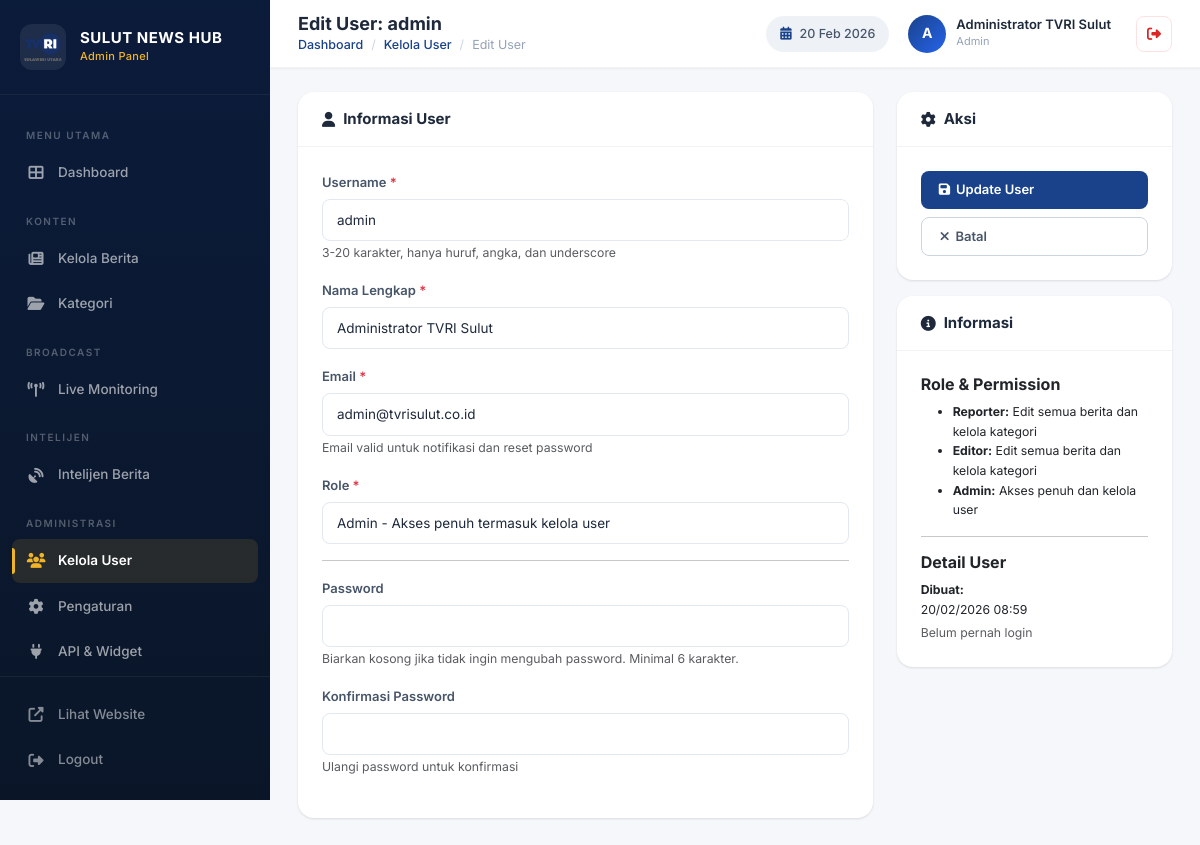
/admin/user-add.php?id=1 (signed in), run on an earlier commit of the app's database.
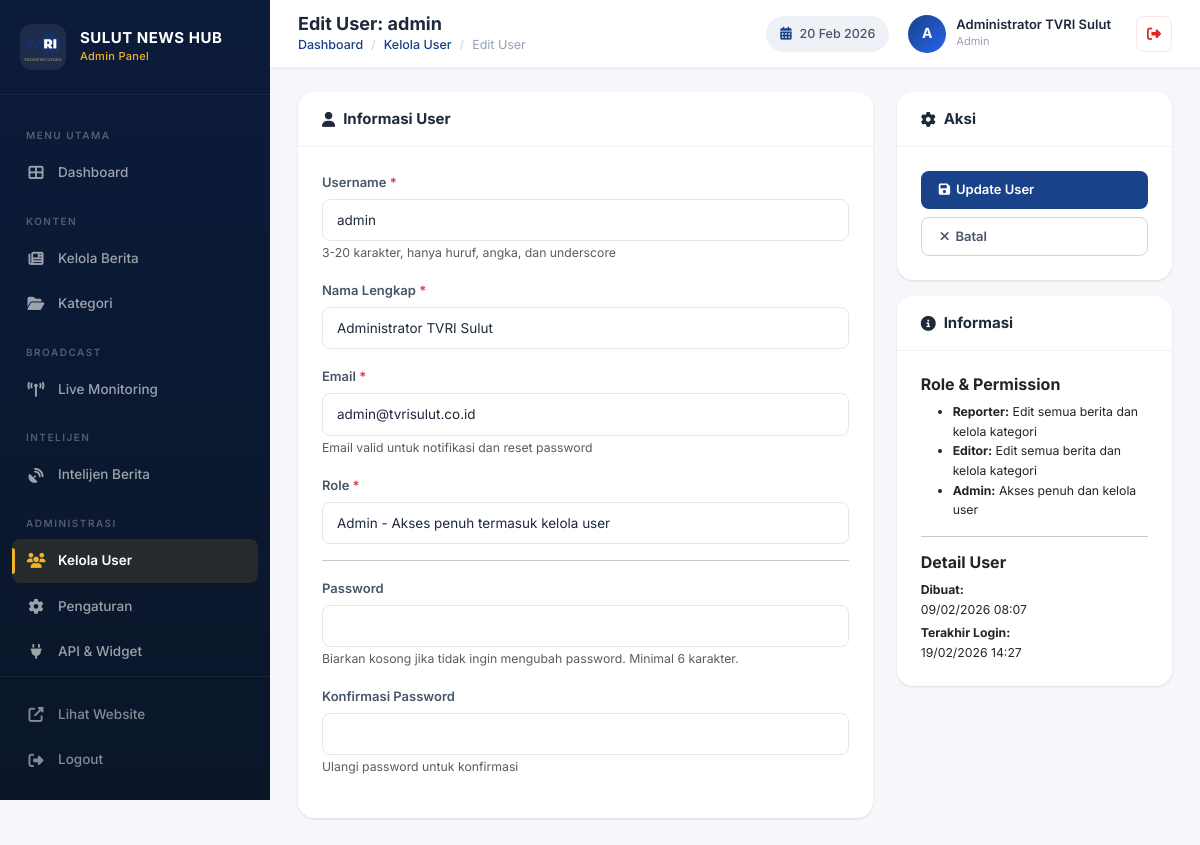
And on a later commit of the database.
### tables this page shows
CREATE TABLE `users` (
  `id` int(11) NOT NULL AUTO_INCREMENT,
  `username` varchar(50) NOT NULL,
  `password` varchar(255) NOT NULL,
  `full_name` varchar(100) NOT NULL,
  `email` varchar(100) NOT NULL,
  `role` enum('admin','editor','reporter') DEFAULT 'reporter',
  `avatar` varchar(255) DEFAULT 'default-avatar.png',
  `is_active` tinyint(1) DEFAULT 1,
  `created_at` timestamp NOT NULL DEFAULT current_timestamp(),
  `last_login` timestamp NULL DEFAULT NULL,
  PRIMARY KEY (`id`),
  UNIQUE KEY `username` (`username`),
  UNIQUE KEY `email` (`email`),
  KEY `idx_username` (`username`),
  KEY `idx_email` (`email`)
);

### admin/auth.php (called while the page is built, shortened)
<?php
function getLoggedInUser() {
    if (isset($_SESSION['admin_user_id'])) {
        return [
            'id' => $_SESSION['admin_user_id'],
            'username' => $_SESSION['admin_username'],
            'full_name' => $_SESSION['admin_full_name'],
            'role' => $_SESSION['admin_role']
        ];
    }
    return null;
}
?>

### admin/user-add.php (the view, shortened to what the changed rows need)
<?php
require_once 'auth.php';
$conn = getDBConnection();
$logged_in_user = getLoggedInUser();
$is_edit = isset($_GET['id']) && (int)$_GET['id'] > 0;
$user_id = $is_edit ? (int)$_GET['id'] : 0;
$user = [
    'username' => '',
    'full_name' => '',
    'email' => '',
    'role' => 'reporter'
];
if ($is_edit) {
    $query = "SELECT * FROM users WHERE id = ? LIMIT 1";
    $stmt = mysqli_prepare($conn, $query);
    mysqli_stmt_bind_param($stmt, 'i', $user_id);
    mysqli_stmt_execute($stmt);
    $result = mysqli_stmt_get_result($stmt);
    $user = mysqli_fetch_assoc($result);
}
$page_title = $is_edit ? 'Edit User' : 'Tambah User';
$page_heading = $is_edit ? 'Edit User: ' . htmlspecialchars($user['username']) : 'Tambah User Baru';
$breadcrumbs = [
    'Dashboard' => 'dashboard.php',
    'Kelola User' => 'user-list.php',
    $page_title => null
];
include 'includes/header.php';
?>
<form method="POST" action="">
    <div class="row g-4">
        <div class="col-lg-8">
            <div class="card">
                <div class="card-body">
                    <div class="mb-3">
                        <label for="username" class="form-label">Username <span class="text-danger">*</span></label>
                        <input type="text"
                               class="form-control"
                               id="username"
                               name="username"
                               value="<?php echo htmlspecialchars($user['username']); ?>"
                               pattern="[a-zA-Z0-9_]{3,20}"
                               required>
                        <small class="text-muted">3-20 karakter, hanya huruf, angka, dan underscore</small>
                    </div>
                    <div class="mb-3">
                        <label for="full_name" class="form-label">Nama Lengkap <span class="text-danger">*</span></label>
                        <input type="text"
                               class="form-control"
                               id="full_name"
                               name="full_name"
                               value="<?php echo htmlspecialchars($user['full_name']); ?>"
                               required>
                    </div>
                    <div class="mb-3">
                        <label for="email" class="form-label">Email <span class="text-danger">*</span></label>
                        <input type="email"
                               class="form-control"
                               id="email"
                               name="email"
                               value="<?php echo htmlspecialchars($user['email']); ?>"
                               required>
                        <small class="text-muted">Email valid untuk notifikasi dan reset password</small>
                    </div>
                    <div class="mb-3">
                        <label for="role" class="form-label">Role <span class="text-danger">*</span></label>
                        <select class="form-select" id="role" name="role" required>
                            <option value="admin" <?php echo ($user['role'] === 'admin') ? 'selected' : ''; ?>>
                                Admin - Akses penuh termasuk kelola user
                            </option>
                        </select>
                    </div>
                </div>
            </div>
        </div>
        <div class="col-lg-4">
            <div class="card">
                <div class="card-body">
                    <h6 class="fw-bold">Role & Permission</h6>
                    <ul class="small mb-0">
                        <li><strong>Reporter:</strong> Edit semua berita dan kelola kategori</li>
                        <li><strong>Editor:</strong> Edit semua berita dan kelola kategori</li>
                        <li><strong>Admin:</strong> Akses penuh dan kelola user</li>
                    </ul>
                    <?php if ($is_edit): ?>
                        <hr>
                        <h6 class="fw-bold">Detail User</h6>
                        <p class="mb-1 small">
                            <strong>Dibuat:</strong><br>
                            <?php echo date('d/m/Y H:i', strtotime($user['created_at'])); ?>
                        </p>
                        <?php if ($user['last_login']): ?>
                            <p class="mb-0 small">
                                <strong>Terakhir Login:</strong><br>
                                <?php echo date('d/m/Y H:i', strtotime($user['last_login'])); ?>
                            </p>
                        <?php else: ?>
                            <p class="mb-0 small text-muted">
                                Belum pernah login
                            </p>
                        <?php endif; ?>
                    <?php endif; ?>
                </div>
            </div>
        </div>
    </div>
</form>
<?php include 'includes/footer.php'; ?>

### admin/includes/header.php (shortened to what the changed rows need)
<!DOCTYPE html>
<html lang="id">
<head>
    <link href="https://cdn.jsdelivr.net/npm/bootstrap@5.3.0/dist/css/bootstrap.min.css" rel="stylesheet">
    <link rel="stylesheet" href="https://cdnjs.cloudflare.com/ajax/libs/font-awesome/6.4.0/css/all.min.css">
    <link rel="stylesheet" href="https://cdn.datatables.net/1.13.6/css/dataTables.bootstrap5.min.css">
    <link rel="stylesheet" href="<?php echo SITE_URL; ?>assets/css/admin.css">
</head>
<body>
    <main class="admin-main">
        <header class="admin-topbar">
            <div class="topbar-left">
                <div class="topbar-greeting">
                    <h2><?php echo isset($page_heading) ? $page_heading : 'Dashboard'; ?></h2>
                    <?php if (isset($breadcrumbs)): ?>
                        <nav aria-label="breadcrumb">
                            <ol class="breadcrumb">
                            </ol>
                        </nav>
                    <?php endif; ?>
                </div>
            </div>
            <div class="topbar-right">
                <div class="topbar-user">
                    <div class="topbar-avatar">
                        <?php echo strtoupper(substr($logged_in_user['full_name'], 0, 1)); ?>
                    </div>
                    <div class="topbar-user-info d-none d-sm-flex">
                        <strong><?php echo htmlspecialchars($logged_in_user['full_name']); ?></strong>
                        <small><?php echo htmlspecialchars($logged_in_user['role']); ?></small>
                    </div>
                </div>
            </div>
        </header>
        <div class="admin-content">

What changed in the data, as far as the page shows it:
changed users "Edit User: admin": created_at "20/02/2026 08:59" → "09/02/2026 08:07"; last_login (not shown) → "19/02/2026 14:27"
Also different on the page:
text no longer shown: "Belum pernah login"
text now shown: "Terakhir Login:"
